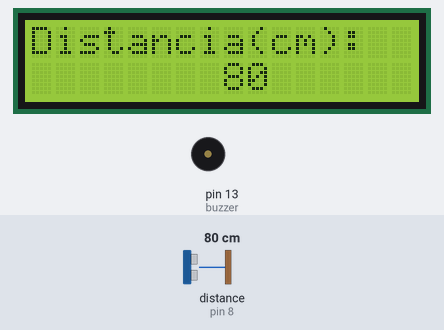
This sketch was run on a simulated Arduino Uno, built with avr-gcc and run on an emulated ATmega328P. Parts: 16×2 character LCD, buzzer (waves = sounding, pin HIGH). Wiring (inferred from the names in the program): ultrasonic range finder: trigger pin 9; echo pin 8. Inputs (shaded band) come from the test bench; at power-on: distance to the obstacle (sensor on pin 8) 80 cm. The echo pulse lasts 58.3 µs per cm; pins used as bus, display or sensor lines are not drawn; what the sketch prints to the serial monitor is not drawn.

Above: at 1.2 s.
1.3 s: distance to the obstacle (sensor on pin 8) set to 34 cm
At 1.41 s:
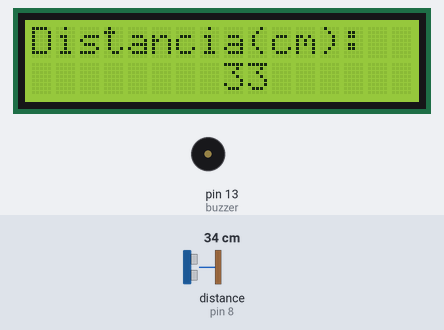
2.8 s: distance to the obstacle (sensor on pin 8) set to 28 cm
At 3.09 s:
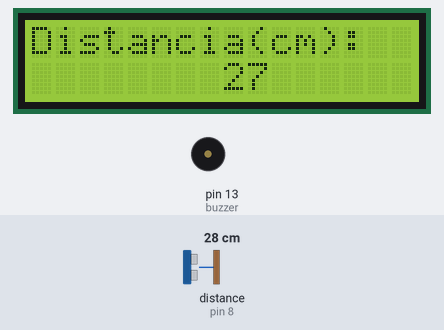
5.8 s: distance to the obstacle (sensor on pin 8) set to 2 cm
At 5.94 s:
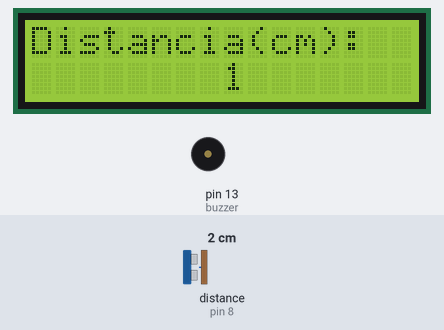
Timing chart, 0 to 13.3 s (numbered marks = the images above; inputs shaded):
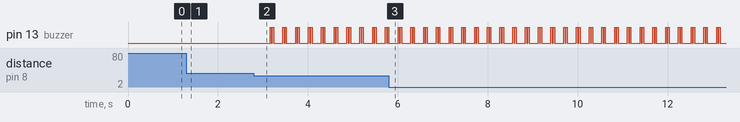

Measured:
- after the input at 1.3 s, the display: first differs from a run without the input at once (image 1)
- after the input at 2.8 s, pin 13 (buzzer): LOW → HIGH after 0.36 s, then repeats every 0.29 s: LOW 0.02 s, HIGH 0.03 s, LOW 0.21 s, HIGH 0.03 s; the display: first differs from a run without the input after 0.16 s (image 2)
- after the input at 5.8 s, the display: first differs from a run without the input at once (image 3)

The sketch:

sonar-alarm.ino
```cpp
//Este código calcula a distância do obstáculo ao sensor sonar genérico e dispara um alarme se a medição em centimetros for menor que 30cm.
//Também exibe no display 16x2.

#include <LiquidCrystal.h>

LiquidCrystal lcd(12, 11, 5, 4, 3, 2);
#define setl 28
#define seth 30

const int insonar = 9;
const int outsonar = 8;
int buzzer = 13;


void setup()
{
  Serial.begin(9600);
  lcd.begin(16, 2);
  lcd.print("Distancia(cm): ");

}

void loop()
{
long tempo, cm, pol;
pinMode(buzzer, OUTPUT);
pinMode(insonar, OUTPUT);
digitalWrite(insonar, HIGH);
delayMicroseconds(5);
digitalWrite(insonar, LOW);
pinMode(outsonar, INPUT);

tempo = pulseIn(outsonar, HIGH);
cm = microsecondsToCentimeters(tempo);


Serial.print(cm);
Serial.print("cm");
Serial.println();

lcd.setCursor(8,1);
lcd.print(cm);
delay(200);

if(cm < 30)
{
    digitalWrite(buzzer, HIGH);
    delay(30);
    digitalWrite(buzzer, LOW);
    delay(20);
    digitalWrite(buzzer, HIGH);
    delay(30);
    digitalWrite(buzzer, LOW);

}

lcd.setCursor(8,1);
lcd.print("                ");

}


long microsecondsToCentimeters(long microseconds)
{
  return microseconds / 29 / 2;
}
```
